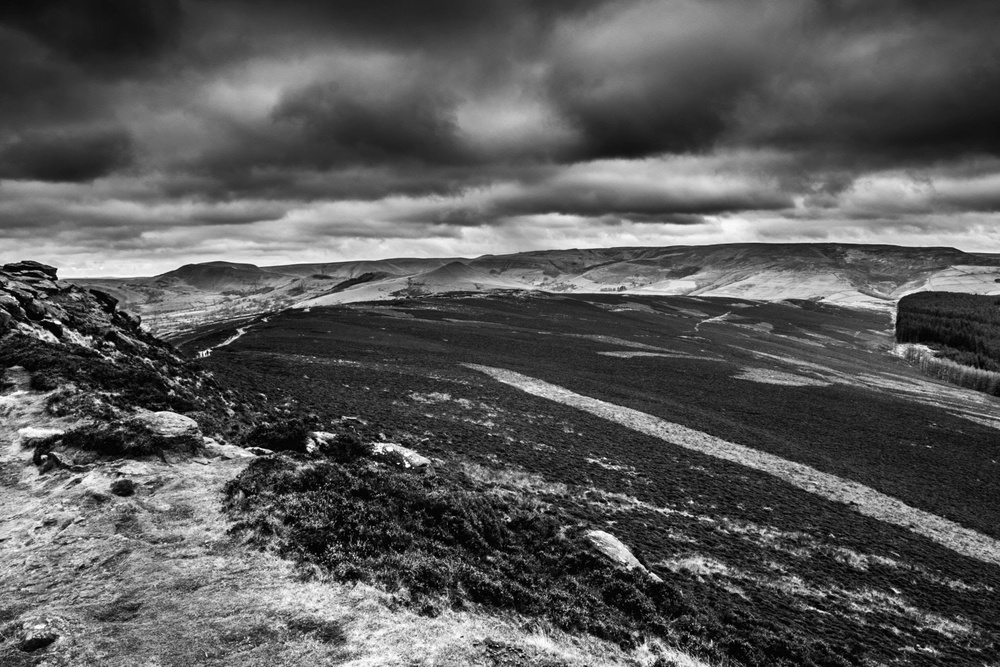
#> input picture lab_1_image.jpg, 1000 x 667 px, shrunk from 2048 x 1366 before the run
$ python 4_histogram_e.py
#> lines starting #> are read from the running program, lines starting #| are printed output that depends on the picture
import cv2
import numpy as np
import matplotlib.pyplot as plt

# ==========================================
# STEP 1: Load the Image
# ==========================================
image = cv2.imread('lab_1_image.jpg', 0)
#> image is the input picture: shape (667, 1000); min 0, max 255, mean 89.2

if image is None:
    print("Couldn't read image")
else:
    height = image.shape[0]
#> height = 667
    width = image.shape[1]
#> width = 1000
    total_pixels = height * width
#> total_pixels = 667000

    # ==========================================
    # STEP 2: Calculate Custom Histogram
    # ==========================================
    histogram = [0] * 256
    for row in range(height):
        for col in range(width):
            pixel = image[row, col]
            histogram[pixel] += 1
#> after the loop, histogram = 256 values, max 7545 at index 42, min 36 at index 254, mean 2605.5

    # ==========================================
    # STEP 3: Calculate PDF and CDF
    # ==========================================
    pdf = [0.0] * 256
    cdf = [0.0] * 256

    cumulative_sum = 0.0
    for i in range(256):
        # PDF: Number of this pixel / Total pixels
        pdf[i] = histogram[i] / total_pixels

        # CDF: Add current PDF to the running total
        cumulative_sum += pdf[i]
        cdf[i] = cumulative_sum
#> this loop made 256 passes
#> cumulative_sum on passes 1 to 3: 0.00135, 0.00248, 0.00397
#> after the loop, cdf = 256 values from 0.00135 to 1; cumulative_sum = 1; pdf = 256 values, max 0.0113 at index 42, min 5.4e-05 at index 254, mean 0.00391

    # ==========================================
    # STEP 4: Create Transformation Map
    # ==========================================
    mapping = [0] * 256
    for i in range(256):
        # Formula: round(CDF * 255)
        mapping[i] = round(cdf[i] * 255)
#> after the loop, mapping = 256 values from 0 to 255

    # ==========================================
    # STEP 5: Create the New Equalized Image
    # ==========================================
    # Make a blank canvas of the exact same size
    equalized_image = np.zeros((height, width), dtype=np.uint8)
    equalized_histogram = [0] * 256

    # Look at every old pixel, and replace it with the new mapped value
    for row in range(height):
        for col in range(width):
            old_pixel = image[row, col]
            new_pixel = mapping[old_pixel]
            equalized_image[row, col] = new_pixel
            equalized_histogram[new_pixel] += 1
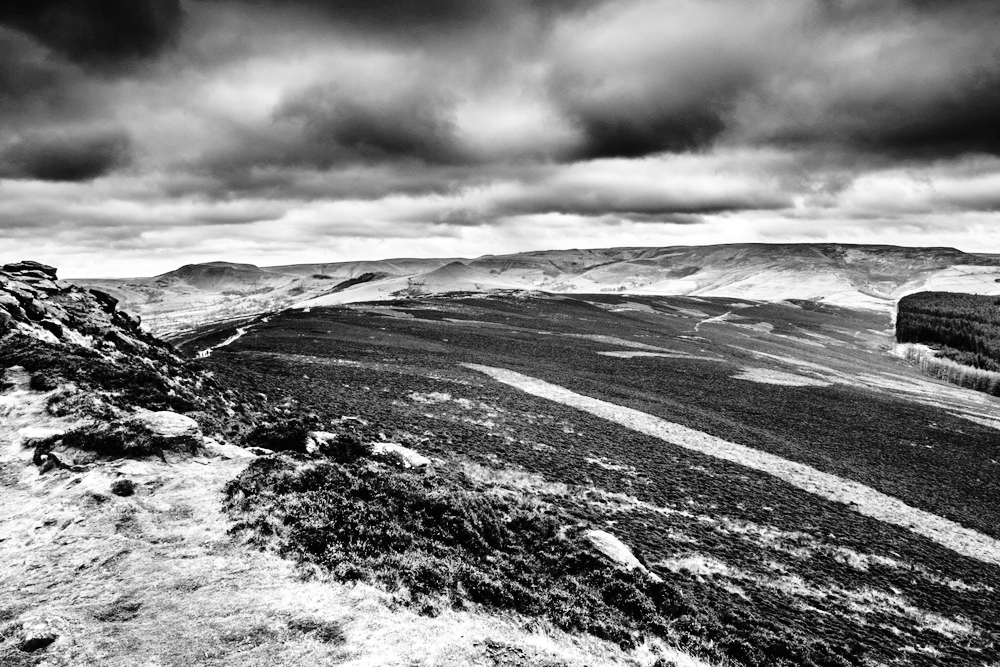
#> equalized_image: shape (667, 1000); min 0, max 255, mean 128.2
#> after the loop, equalized_histogram = 256 values, max 7545 at index 58, min 0 at index 17, mean 2605.5

    # ==========================================
    # STEP 6: Plotting (Your exact plotting code)
    # ==========================================
    plt.figure(figsize=(12, 8))

    plt.subplot(2, 2, 1)
    plt.imshow(image, cmap='gray', vmin=0, vmax=255)
    plt.title('Original Image')
    plt.axis('off')

    plt.subplot(2, 2, 2)
    plt.imshow(equalized_image, cmap='gray', vmin=0, vmax=255)
    plt.title('Equalized Image (From Scratch)')
    plt.axis('off')

    plt.subplot(2, 2, 3)
    x_axis_values = list(range(256))
    plt.bar(x_axis_values, histogram, color='gray', width=1)
    plt.title('Original Histogram')
    plt.xlabel('Pixel Intensity')
    plt.ylabel('Pixel Count')

    plt.subplot(2, 2, 4)
    plt.bar(x_axis_values, equalized_histogram, color='black', width=1)
    plt.title('Equalized Histogram (From Scratch)')
    plt.xlabel('Pixel Intensity')
    plt.ylabel('Pixel Count')

    plt.tight_layout()
    plt.show()
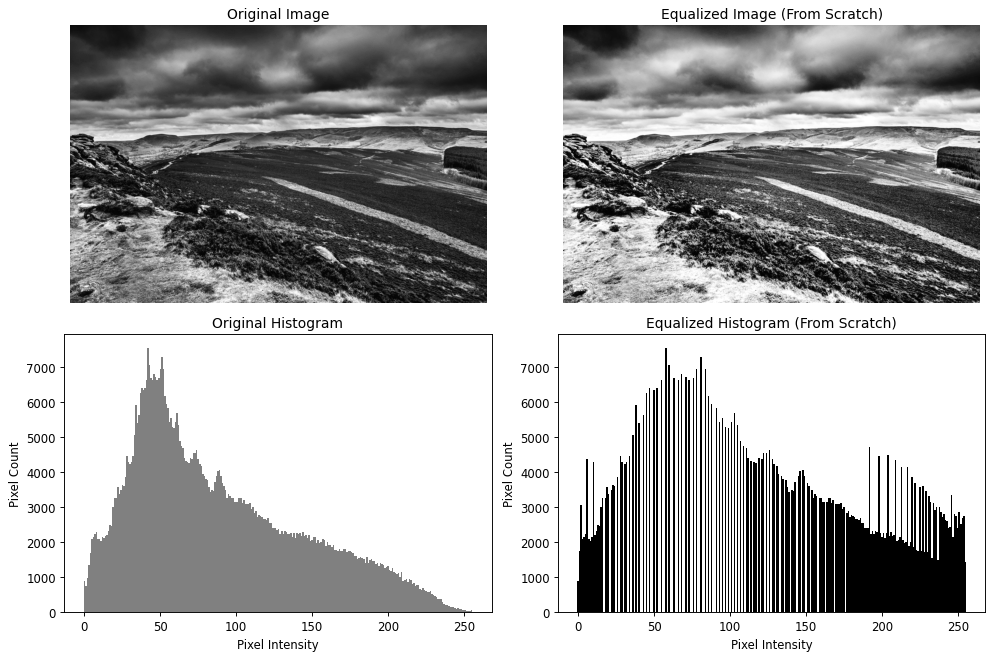
#> figure drawn by matplotlib, 4 panels; panel 3: tallest bar 7545 high, from x = 41.5 to 42.5; panel 4: tallest bar 7545 high, from x = 57.5 to 58.5

$ run again, with flower_lab.jpg copied over lab_1_image.jpg
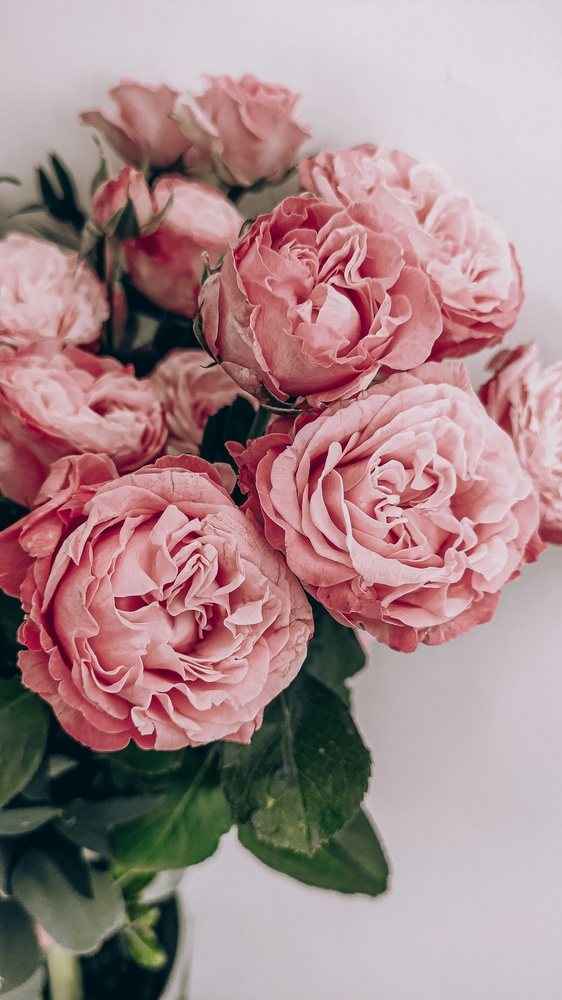
#> input picture flower_lab.jpg, 562 x 1000 px, shrunk from 2250 x 4000 before the run
#> after the loop `for row in range(height):`: histogram = 256 values, max 9917 at index 200, min 0 at index 230, mean 2195.3
#> the loop `for i in range(256):` made 256 passes
#> cumulative_sum on passes 1 to 3: 3.56e-06, 7.12e-06, 8.9e-06
#> after the loop `for i in range(256):`: cdf = 256 values from 3.56e-06 to 1; cumulative_sum = 1; pdf = 256 values, max 0.0176 at index 200, min 0 at index 230, mean 0.00391
#> after the loop `for i in range(256):`: mapping = 256 values from 0 to 255
#> after the loop `for row in range(height):`:
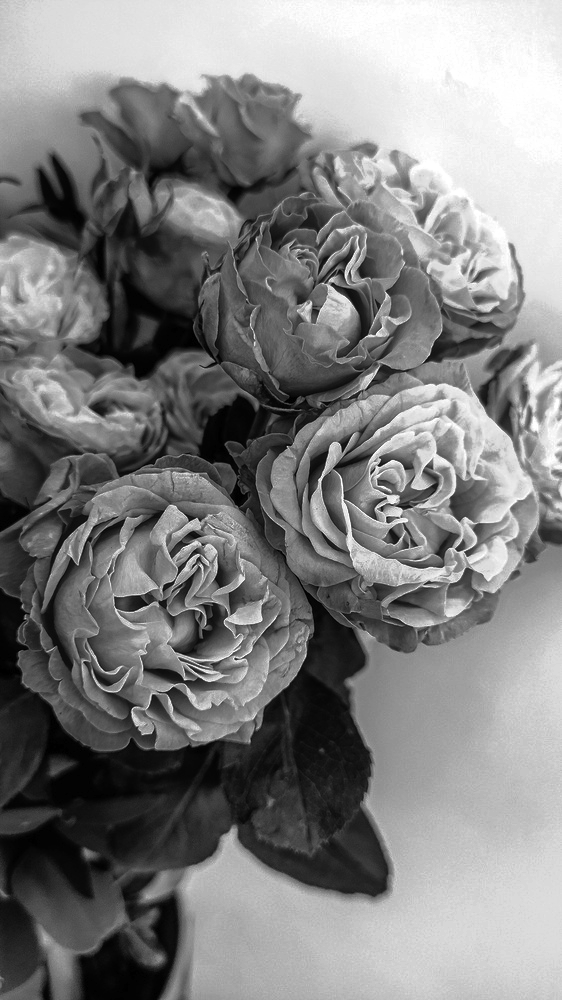
#> equalized_image: shape (1000, 562); min 0, max 255, mean 128.4
#> after the loop `for row in range(height):`: equalized_histogram = 256 values, max 9917 at index 205, min 0 at index 2, mean 2195.3
#> `plt.show()`:
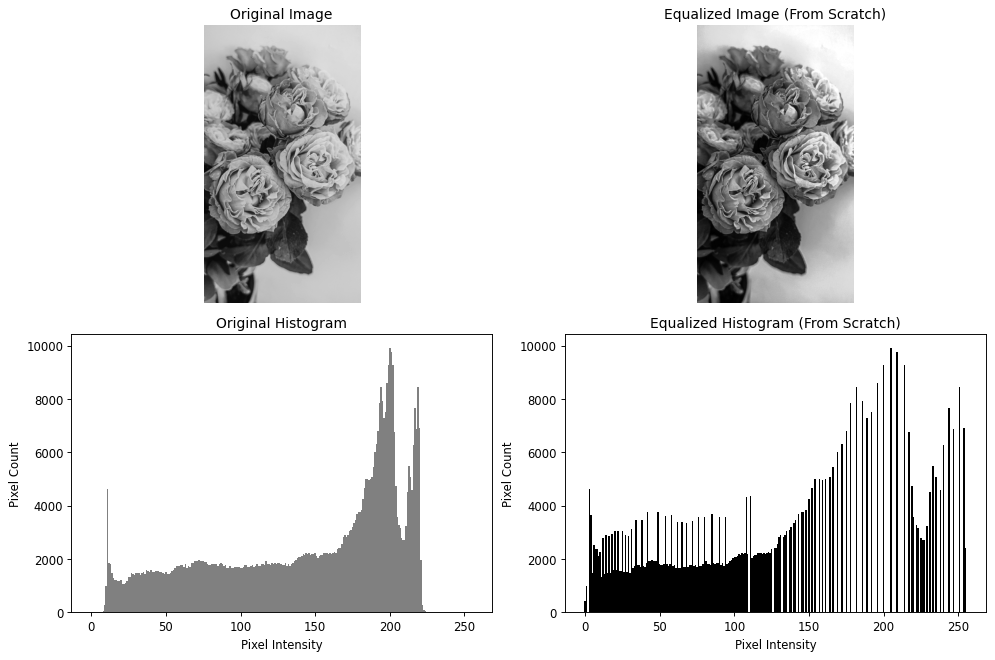
#> figure drawn by matplotlib, 4 panels; panel 3: tallest bar 9917 high, from x = 199.5 to 200.5; panel 4: tallest bar 9917 high, from x = 204.5 to 205.5
